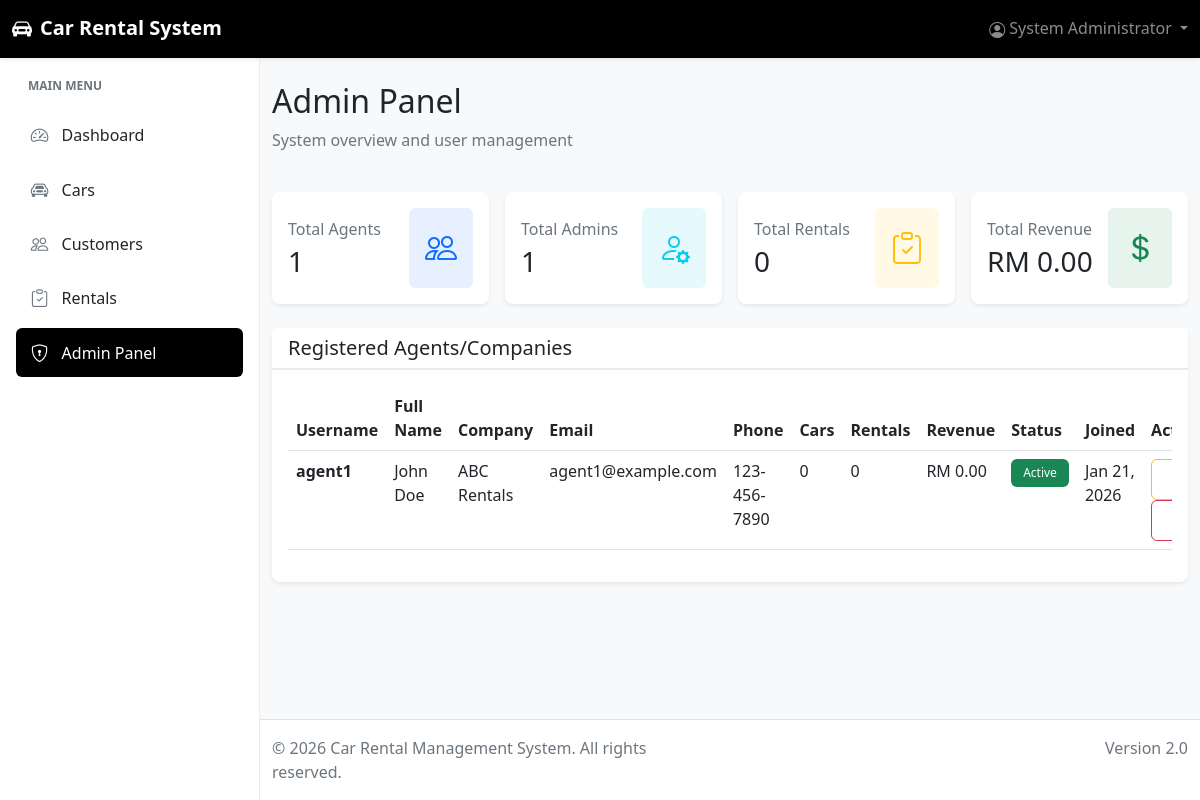
/admin.php (signed in), run on the app's committed database.
### tables this page shows
CREATE TABLE IF NOT EXISTS users (
    id INT PRIMARY KEY AUTO_INCREMENT,
    username VARCHAR(50) UNIQUE NOT NULL,
    email VARCHAR(100) UNIQUE,
    password VARCHAR(255) NOT NULL,
    full_name VARCHAR(100) NOT NULL,
    company_name VARCHAR(100),
    phone VARCHAR(20),
    role ENUM('admin', 'agent', 'superadmin') DEFAULT 'agent',
    status ENUM('active', 'inactive') DEFAULT 'active',
    created_at TIMESTAMP DEFAULT CURRENT_TIMESTAMP,
    updated_at TIMESTAMP DEFAULT CURRENT_TIMESTAMP ON UPDATE CURRENT_TIMESTAMP
);

### config/config.php (called while the page is built, shortened)
<?php
function isAdmin() {
    return isset($_SESSION['role']) && ($_SESSION['role'] === 'admin' || $_SESSION['role'] === 'superadmin');
}
function formatCurrency($amount) {
    return 'RM ' . number_format($amount, 2);
}
function formatDate($date) {
    return date('M d, Y', strtotime($date));
}
?>

### admin.php (the view, shortened to what this page needs)
<?php
require_once 'config/config.php';
$conn = getDBConnection();
function e($value) {
    return htmlspecialchars((string) $value, ENT_QUOTES, 'UTF-8');
}
$users = $conn->query("SELECT u.*,
                       (SELECT COUNT(*) FROM cars WHERE user_id = u.id) as total_cars,
                       (SELECT COUNT(*) FROM rentals WHERE user_id = u.id) as total_rentals,
                       (SELECT SUM(total_paid) FROM rentals WHERE user_id = u.id) as total_revenue
                       FROM users u
                       WHERE u.role = 'agent'
                       ORDER BY u.created_at DESC");
$total_users = $conn->query("SELECT COUNT(*) as count FROM users WHERE role = 'agent'")->fetch_assoc()['count'];
$total_admins = $conn->query("SELECT COUNT(*) as count FROM users WHERE role = 'admin'")->fetch_assoc()['count'];
$total_rentals = $conn->query("SELECT COUNT(*) as count FROM rentals")->fetch_assoc()['count'];
$total_revenue = $conn->query("SELECT SUM(total_paid) as total FROM rentals")->fetch_assoc()['total'] ?? 0;
include 'includes/header.php';
?>
<div class="row mb-4">
    <div class="col-12">
        <h2>Admin Panel</h2>
        <p class="text-muted">System overview and user management</p>
    </div>
</div>
<div class="row g-3 mb-4">
    <div class="col-md-3">
        <div class="card border-0 shadow-sm">
            <div class="card-body">
                <div class="d-flex justify-content-between align-items-center">
                    <div>
                        <p class="text-muted mb-1">Total Agents</p>
                        <h3 class="mb-0"><?php echo e($total_users); ?></h3>
                    </div>
                    <div class="bg-primary bg-opacity-10 p-3 rounded">
                        <i class="bi bi-people fs-2 text-primary"></i>
                    </div>
                </div>
            </div>
        </div>
    </div>
    <div class="col-md-3">
        <div class="card border-0 shadow-sm">
            <div class="card-body">
                <div class="d-flex justify-content-between align-items-center">
                    <div>
                        <p class="text-muted mb-1">Total Admins</p>
                        <h3 class="mb-0"><?php echo e($total_admins); ?></h3>
                    </div>
                    <div class="bg-info bg-opacity-10 p-3 rounded">
                        <i class="bi bi-person-gear fs-2 text-info"></i>
                    </div>
                </div>
            </div>
        </div>
    </div>
    <div class="col-md-3">
        <div class="card border-0 shadow-sm">
            <div class="card-body">
                <div class="d-flex justify-content-between align-items-center">
                    <div>
                        <p class="text-muted mb-1">Total Rentals</p>
                        <h3 class="mb-0"><?php echo e($total_rentals); ?></h3>
                    </div>
                    <div class="bg-warning bg-opacity-10 p-3 rounded">
                        <i class="bi bi-clipboard-check fs-2 text-warning"></i>
                    </div>
                </div>
            </div>
        </div>
    </div>
    <div class="col-md-3">
        <div class="card border-0 shadow-sm">
            <div class="card-body">
                <div class="d-flex justify-content-between align-items-center">
                    <div>
                        <p class="text-muted mb-1">Total Revenue</p>
                        <h3 class="mb-0"><?php echo e(formatCurrency($total_revenue)); ?></h3>
                    </div>
                    <div class="bg-success bg-opacity-10 p-3 rounded">
                        <i class="bi bi-currency-dollar fs-2 text-success"></i>
                    </div>
                </div>
            </div>
        </div>
    </div>
</div>
<div class="card border-0 shadow-sm">
    <div class="card-header bg-white">
        <h5 class="mb-0">Registered Agents/Companies</h5>
    </div>
    <div class="card-body">
        <?php if ($users->num_rows > 0): ?>
        <div class="table-responsive">
            <table class="table table-hover">
                <thead>
                    <tr>
                        <th>Username</th>
                        <th>Full Name</th>
                        <th>Company</th>
                        <th>Email</th>
                        <th>Phone</th>
                        <th>Cars</th>
                        <th>Rentals</th>
                        <th>Revenue</th>
                        <th>Status</th>
                        <th>Joined</th>
                        <th>Actions</th>
                    </tr>
                </thead>
                <tbody>
                    <?php while ($user = $users->fetch_assoc()): ?>
                    <tr>
                        <td><strong><?php echo e($user['username']); ?></strong></td>
                        <td><?php echo e($user['full_name']); ?></td>
                        <td><?php echo e($user['company_name'] ?? 'Individual'); ?></td>
                        <td><?php echo e($user['email']); ?></td>
                        <td><?php echo e($user['phone'] ?? 'N/A'); ?></td>
                        <td><?php echo e($user['total_cars']); ?></td>
                        <td><?php echo e($user['total_rentals']); ?></td>
                        <td><?php echo e(formatCurrency($user['total_revenue'] ?? 0)); ?></td>
                        <td>
                            <?php if ($user['status'] == 'active'): ?>
                                <span class="badge bg-success">Active</span>
                            <?php else: ?>
                                <span class="badge bg-danger">Inactive</span>
                            <?php endif; ?>
                        </td>
                        <td><?php echo e(formatDate($user['created_at'])); ?></td>
                        <td>
                            <a href="admin.php?toggle_status=<?php echo e($user['id']); ?>" class="btn btn-sm btn-outline-warning"
                               onclick="return confirm('Are you sure you want to toggle this user status?');">
                            </a>
                            <a href="admin.php?delete_user=<?php echo e($user['id']); ?>" class="btn btn-sm btn-outline-danger"
                               onclick="return confirm('Are you sure you want to delete this user? All their data will be removed.');">
                            </a>
                        </td>
                    </tr>
                    <?php endwhile; ?>
                </tbody>
            </table>
        </div>
        <?php else: ?>
        <p class="text-muted text-center py-4">No agents registered yet</p>
        <?php endif; ?>
    </div>
</div>
<?php
include 'includes/footer.php';
?>

### includes/header.php (shortened to what this page needs)
<!DOCTYPE html>
<html lang="en">
<head>
    <link href="https://cdn.jsdelivr.net/npm/bootstrap@5.3.0/dist/css/bootstrap.min.css" rel="stylesheet">
    <link rel="stylesheet" href="https://cdn.jsdelivr.net/npm/bootstrap-icons@1.11.0/font/bootstrap-icons.css">
    <link rel="stylesheet" href="<?php echo SITE_URL; ?>assets/css/style.css">
</head>
<body class="bg-light">
    <?php
    $current_page = basename($_SERVER['PHP_SELF']);
    $section_pages = [
        'dashboard' => ['dashboard.php'],
        'cars' => ['cars.php'],
        'customers' => ['customers.php'],
        'rentals' => ['rentals.php'],
        'admin' => ['admin.php'],
    ];
    $is_active_section = function($section) use ($current_page, $section_pages) {
        return in_array($current_page, $section_pages[$section] ?? []) ? 'active' : '';
    };
    ?>
    <nav class="navbar navbar-dark bg-dark shadow-sm app-topbar">
        <div class="container-fluid">
            <a class="navbar-brand" href="dashboard.php">
                <i class="bi bi-car-front-fill me-2"></i>Car Rental System
            </a>
            <div class="ms-auto">
                <ul class="navbar-nav flex-row">
                    <li class="nav-item dropdown">
                        <a class="nav-link dropdown-toggle" href="#" id="userDropdown" role="button" data-bs-toggle="dropdown">
                            <i class="bi bi-person-circle me-1"></i><?php echo $_SESSION['full_name']; ?>
                        </a>
                    </li>
                </ul>
            </div>
        </div>
    </nav>
    <aside class="app-sidebar d-none d-lg-flex flex-column">
        <div class="sidebar-heading">Main Menu</div>
        <nav class="sidebar-nav">
            <a class="sidebar-link <?php echo $is_active_section('dashboard'); ?>" href="dashboard.php">
                <i class="bi bi-speedometer2"></i><span>Dashboard</span>
            </a>
            <a class="sidebar-link <?php echo $is_active_section('cars'); ?>" href="cars.php">
                <i class="bi bi-car-front"></i><span>Cars</span>
            </a>
            <a class="sidebar-link <?php echo $is_active_section('customers'); ?>" href="customers.php">
                <i class="bi bi-people"></i><span>Customers</span>
            </a>
            <?php if (isAdmin()): ?>
            <a class="sidebar-link <?php echo $is_active_section('rentals'); ?>" href="rentals.php">
                <i class="bi bi-clipboard-check"></i><span>Rentals</span>
            </a>
            <?php endif; ?>
            <?php if (isAdmin()): ?>
            <a class="sidebar-link <?php echo $is_active_section('admin'); ?>" href="admin.php">
                <i class="bi bi-shield-lock"></i><span>Admin Panel</span>
            </a>
            <?php endif; ?>
        </nav>
    </aside>
    <main class="app-main">
        <div class="container-fluid py-4">

### includes/footer.php (shortened to what this page needs)
        </div>
    </main>
    <footer class="bg-white border-top py-3 mt-5 app-footer">
        <div class="container-fluid">
            <div class="row">
                <div class="col-md-6">
                    <p class="text-muted mb-0">&copy; <?php echo date('Y'); ?> Car Rental Management System. All rights reserved.</p>
                </div>
                <div class="col-md-6 text-md-end">
                    <p class="text-muted mb-0">Version 2.0</p>
                </div>
            </div>
        </div>
    </footer>
</body>
</html>

### assets/css/style.css (style rules this page uses)
:root { --primary-color: #000000; --secondary-color: #ffffff; --light-gray: #f8f9fa; --medium-gray: #e9ecef; --dark-gray: #6c757d; --text-color: #212529; --topbar-height: 57px; --sidebar-width: 260px; }
body { font-family: 'Segoe UI', Tahoma, Geneva, Verdana, sans-serif; background-color: var(--light-gray); color: var(--text-color); display: flex; flex-direction: column; min-height: 100vh; }
.navbar-dark { background-color: var(--primary-color) !important; }
.app-topbar { min-height: var(--topbar-height); position: sticky; top: 0; z-index: 1030; }
.navbar-brand { font-weight: 600; font-size: 1.25rem; }
.navbar-nav .nav-link { transition: all 0.3s ease; }
.app-sidebar { position: fixed; top: var(--topbar-height); bottom: 0; left: 0; z-index: 1020; width: var(--sidebar-width); padding: 1rem; background: var(--secondary-color); border-right: 1px solid var(--medium-gray); overflow-y: auto; }
.sidebar-heading { margin: 0.25rem 0 1rem; padding: 0 0.75rem; color: var(--dark-gray); font-size: 0.75rem; font-weight: 700; letter-spacing: 0; text-transform: uppercase; }
.sidebar-nav { display: grid; gap: 0.35rem; }
.sidebar-link { display: flex; align-items: center; gap: 0.75rem; min-height: 44px; padding: 0.7rem 0.85rem; color: var(--text-color); text-decoration: none; border-radius: 6px; font-weight: 500; transition: background-color 0.2s ease, color 0.2s ease; }
.sidebar-link i { width: 1.25rem; color: var(--dark-gray); font-size: 1.1rem; text-align: center; }
.sidebar-link.active { color: var(--secondary-color); background-color: var(--primary-color); }
.sidebar-link.active i { color: var(--secondary-color); }
.app-main, .app-footer { margin-left: var(--sidebar-width); }
.app-main { flex: 1 0 auto; }
.card { border-radius: 8px; transition: transform 0.2s ease, box-shadow 0.2s ease; }
.card-header { border-bottom: 2px solid var(--medium-gray); font-weight: 600; }
.btn { border-radius: 6px; padding: 0.5rem 1.25rem; font-weight: 500; transition: all 0.3s ease; }
.table { background-color: white; }
.table thead { background-color: var(--light-gray); color: var(--text-color); font-weight: 600; }
.badge { padding: 0.5rem 0.75rem; border-radius: 6px; font-weight: 500; }
.card-body .bg-opacity-10 { border-radius: 8px; }
footer { margin-top: auto; }
.app-footer { flex-shrink: 0; margin-top: auto !important; }
.card, .alert { animation: fadeIn 0.3s ease-in-out; }
.bi { vertical-align: middle; }
.shadow-sm { box-shadow: 0 0.125rem 0.25rem rgba(0, 0, 0, 0.075) !important; }
.text-muted { color: var(--dark-gray) !important; }

### data on the page
users: username "agent1", full_name "John Doe", company_name "ABC Rentals", email "agent1@example.com", phone "123-456-7890", total_cars "0", total_rentals "0", total_revenue "RM 0.00", status "Active", created_at "Jan 21, 2026"

### other printed values
$_SESSION['full_name'] "System Administrator"
$total_users "1"
$total_admins "1"
$total_rentals "0"
formatCurrency($total_revenue) "RM 0.00"
